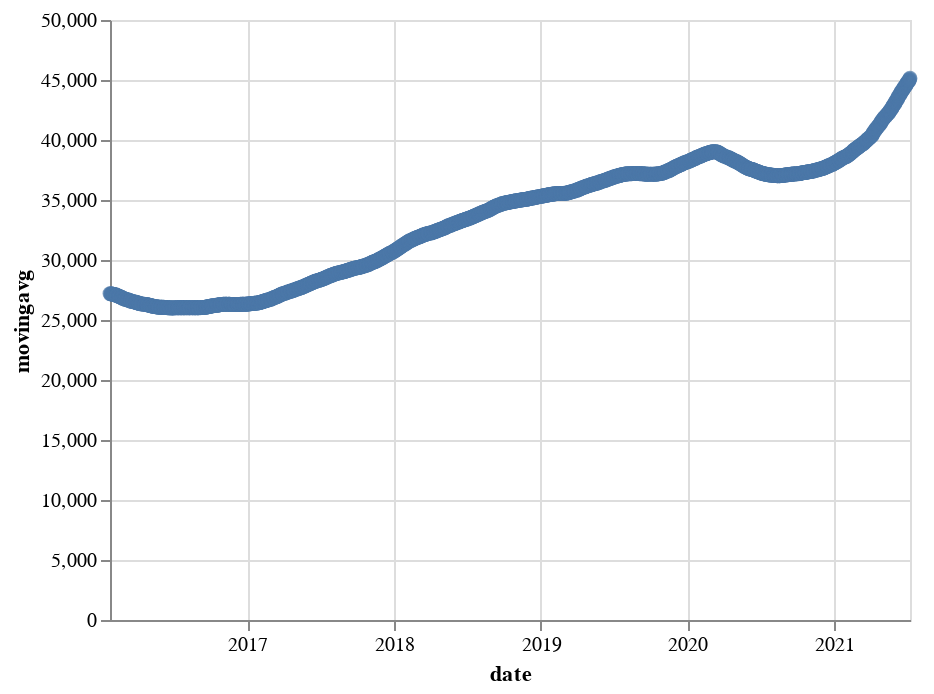

Source (notebook cell):
### Code cell
alt.Chart(altdata_fiftytwoweek).mark_point().encode(
    x='date',
    y='movingavg'
)

### Figure 1 — Vega-Lite specification as saved in the notebook (floating-point values rounded to 4 significant figures; data arrays with more than 128 entries replaced by an {"elided": "..."} marker saying what was removed)
{"config": {"view": {"continuousWidth": 400, "continuousHeight": 300}}, "data": {"name": "data-5a5e5db3b59a704333b2958fed300eb3"}, "mark": "point", "encoding": {"x": {"field": "date", "type": "temporal"}, "y": {"field": "movingavg", "type": "quantitative"}}, "$schema": "https://vega.github.io/schema/vega-lite/v4.17.0.json", "datasets": {"data-5a5e5db3b59a704333b2958fed300eb3": {"elided": "1342 records"}}}
